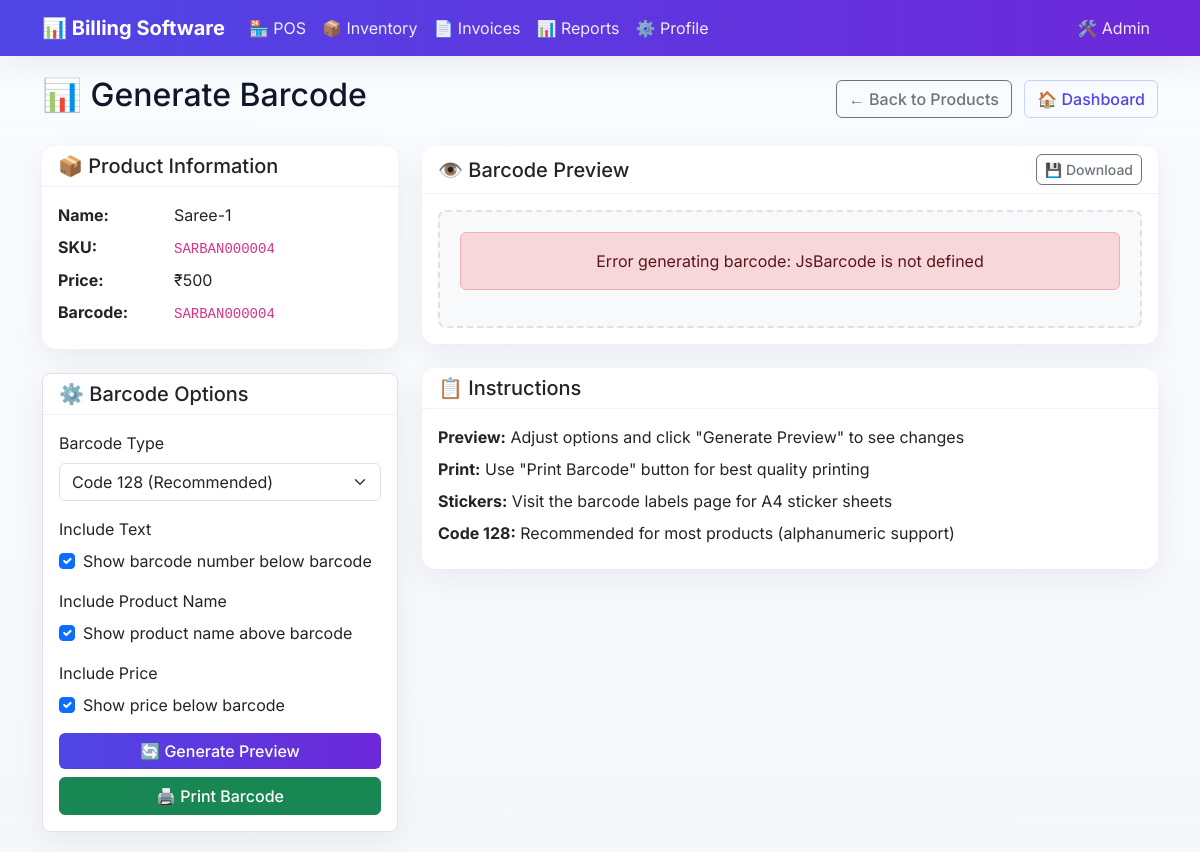
Page /inventory/barcode/generate/4/ (signed in) on the committed database.
### inventory/models.py (models this page shows, shortened)
class Product(models.Model):
    name = models.CharField(max_length=200)
    collection = models.ForeignKey('Collection', on_delete=models.SET_NULL, blank=True, null=True, related_name='products')
    sku = models.CharField(max_length=50, unique=True, blank=True, null=True, help_text="Stock Keeping Unit")
    barcode_value = models.CharField(max_length=100, unique=True, blank=True, null=True)
    price_incl_tax = models.DecimalField(
        max_digits=10,
        decimal_places=0,
        validators=[MinValueValidator(Decimal('1'))],
        help_text="Price including tax"
    )
    tax_rate = models.DecimalField(max_digits=5, decimal_places=2, default=5.00, help_text="Tax rate percentage")
    cost_price = models.DecimalField(
        max_digits=10,
        decimal_places=0,
        validators=[MinValueValidator(Decimal('0'))],
        default=0,
        help_text="Cost price per unit"
    )
    track_stock = models.BooleanField(default=True, help_text="Whether to track stock for this product")
    stock_quantity = models.DecimalField(
        max_digits=10,
        decimal_places=0,
        default=0,
        help_text="Current stock quantity"
    )
    hsn = models.CharField(max_length=20, blank=True, null=True, help_text="HSN/SAC Code")
    unit = models.CharField(max_length=20, default="pcs", help_text="Unit of measurement")
    description = models.TextField(blank=True, null=True)
    created_at = models.DateTimeField(auto_now_add=True)
    updated_at = models.DateTimeField(auto_now=True)
    class Meta:
        ordering = ['name']
        verbose_name = "Product"
        verbose_name_plural = "Products"

### inventory/views.py (the view)
# urls.py: path('barcode/generate/<int:product_id>/', views.generate_barcode, name='generate_barcode'),
def generate_barcode(request, product_id):
    if not request.session.get('inventory_authenticated'):
        return redirect('inventory:inventory_login')
    product = get_object_or_404(Product, id=product_id)
    context = {
        'product': product,
        'page_title': f'Generate Barcode - {product.name}'
    }
    return render(request, 'inventory/generate_barcode.html', context)

### templates/inventory/generate_barcode.html (shortened to what this page needs)
{% extends 'base.html' %}
{% block content %}
<div class="d-flex justify-content-between align-items-center mb-4">
    <h2>📊 Generate Barcode</h2>
    <div class="no-print">
        <a href="{% url 'inventory:product_list' %}" class="btn btn-outline-secondary me-2">← Back to Products</a>
        <a href="{% url 'inventory:inventory_dashboard' %}" class="btn btn-outline-primary">🏠 Dashboard</a>
    </div>
</div>
<div class="row">
    <div class="col-lg-4">
        <div class="card mb-4">
            <div class="card-header">
                <h5 class="mb-0">📦 Product Information</h5>
            </div>
            <div class="card-body">
                <dl class="row mb-0">
                    <dt class="col-sm-4">Name:</dt>
                    <dd class="col-sm-8">{{ product.name }}</dd>
                    <dt class="col-sm-4">SKU:</dt>
                    <dd class="col-sm-8"><code>{{ product.sku }}</code></dd>
                    <dt class="col-sm-4">Price:</dt>
                    <dd class="col-sm-8">₹{{ product.price_incl_tax }}</dd>
                    <dt class="col-sm-4">Barcode:</dt>
                    <dd class="col-sm-8">
                        {% if product.barcode_value %}
                            <code>{{ product.barcode_value }}</code>
                        {% else %}
                            <span class="text-muted">Not set</span>
                        {% endif %}
                    </dd>
                </dl>
            </div>
        </div>
        <div class="card barcode-options no-print">
            <div class="card-header">
                <h5 class="mb-0">⚙️ Barcode Options</h5>
            </div>
            <div class="card-body">
                <form id="barcodeForm">
                    <div class="mb-3">
                        <label class="form-label">Barcode Type</label>
                        <select class="form-select" id="barcodeType">
                            <option value="code128">Code 128 (Recommended)</option>
                        </select>
                    </div>
                    <div class="mb-3">
                        <label class="form-label">Include Text</label>
                        <div class="form-check">
                            <input class="form-check-input" type="checkbox" id="includeText" checked>
                            <label class="form-check-label" for="includeText">
                                Show barcode number below barcode
                            </label>
                        </div>
                    </div>
                    <div class="mb-3">
                        <label class="form-label">Include Product Name</label>
                        <div class="form-check">
                            <input class="form-check-input" type="checkbox" id="includeProductName" checked>
                            <label class="form-check-label" for="includeProductName">
                                Show product name above barcode
                            </label>
                        </div>
                    </div>
                    <div class="mb-3">
                        <label class="form-label">Include Price</label>
                        <div class="form-check">
                            <input class="form-check-input" type="checkbox" id="includePrice" checked>
                            <label class="form-check-label" for="includePrice">
                                Show price below barcode
                            </label>
                        </div>
                    </div>
                    <div class="d-grid gap-2">
                        <button type="button" class="btn btn-primary" onclick="generateBarcode()">
                            🔄 Generate Preview
                        </button>
                        <button type="button" class="btn btn-success" onclick="window.print()">
                            🖨️ Print Barcode
                        </button>
                    </div>
                </form>
            </div>
        </div>
    </div>
    <div class="col-lg-8">
        <div class="card">
            <div class="card-header d-flex justify-content-between align-items-center">
                <h5 class="mb-0">👁️ Barcode Preview</h5>
                <div class="no-print">
                    <button class="btn btn-sm btn-outline-secondary" onclick="downloadBarcode()">
                        💾 Download
                    </button>
                </div>
            </div>
            <div class="card-body">
                <div class="barcode-preview" id="barcodePreview">
                    <div class="barcode-container" id="barcodeContainer">
                    </div>
                </div>
            </div>
        </div>
        <div class="card mt-4 no-print">
            <div class="card-header">
                <h5 class="mb-0">📋 Instructions</h5>
            </div>
            <div class="card-body">
                <ul class="list-unstyled mb-0">
                    <li class="mb-2">
                        <strong>Preview:</strong> Adjust options and click "Generate Preview" to see changes
                    </li>
                    <li class="mb-2">
                        <strong>Print:</strong> Use "Print Barcode" button for best quality printing
                    </li>
                    <li class="mb-2">
                        <strong>Stickers:</strong> Visit the barcode labels page for A4 sticker sheets
                    </li>
                    <li class="mb-2">
                        <strong>Code 128:</strong> Recommended for most products (alphanumeric support)
                    </li>
                </ul>
            </div>
        </div>
    </div>
</div>
{% endblock %}

### templates/base.html (style rules this page uses)
:root { --primary-color: #4f46e5; --secondary-color: #64748b; --success-color: #16a34a; --warning-color: #f59e0b; --danger-color: #ef4444; --light-bg: #f6f7fb; --card-bg: #ffffff; --text-color: #0f172a; --muted-color: #64748b; --ring: rgba(79, 70, 229, .25); --shadow: 0 10px 30px rgba(15,23,42,0.06); --shadow-hover: 0 18px 40px rgba(15,23,42,0.10); }
body { font-family: 'Inter', 'Segoe UI', Tahoma, Geneva, Verdana, sans-serif; background: linear-gradient(180deg, #fafbff 0%, #f6f7fb 100%); color: var(--text-color); -webkit-font-smoothing: antialiased; -moz-osx-font-smoothing: grayscale; }
.card { border: none; background: var(--card-bg); box-shadow: var(--shadow); border-radius: 14px; transition: transform .15s ease, box-shadow .15s ease; }
.card-header { background: transparent; border-bottom: 1px solid #eef2ff; }
.btn { border-radius: 6px; font-weight: 500; transition: transform .08s ease, box-shadow .15s ease; }
.btn-primary, .bg-primary { background: linear-gradient(90deg, var(--primary-color), #6d28d9) !important; border: none; }
.btn-outline-primary { color: var(--primary-color); border-color: #c7d2fe; }

### templates/inventory/generate_barcode.html (style rules this page uses)
.barcode-preview { border: 2px dashed #dee2e6; border-radius: 8px; padding: 20px; text-align: center; background: #f8f9fa; }
.barcode-options { background: white; border-radius: 8px; border: 1px solid #dee2e6; }

### rows in the picture
Product: name "Saree-1", sku "SARBAN000004", price_incl_tax "500", barcode_value "SARBAN000004"
